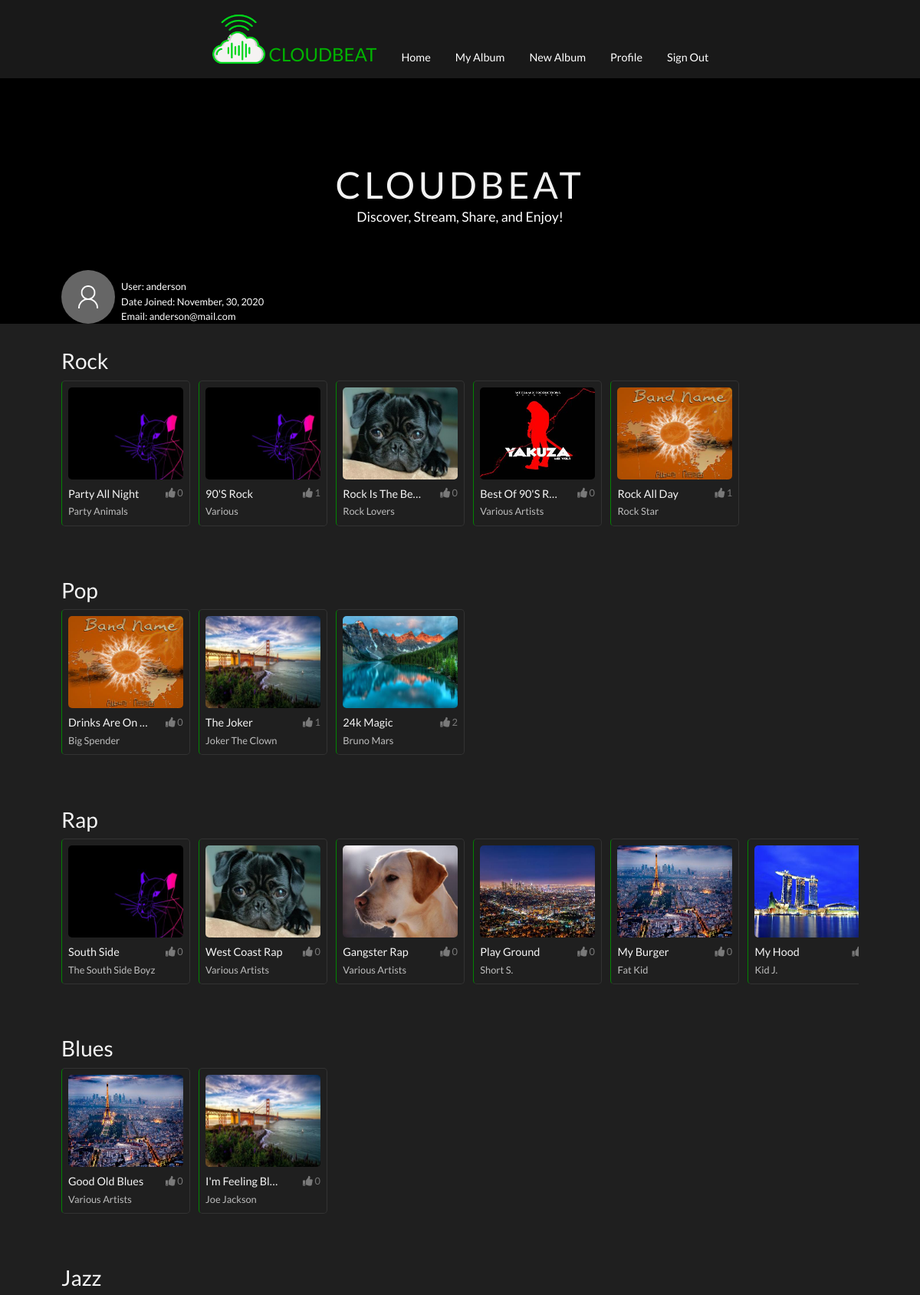
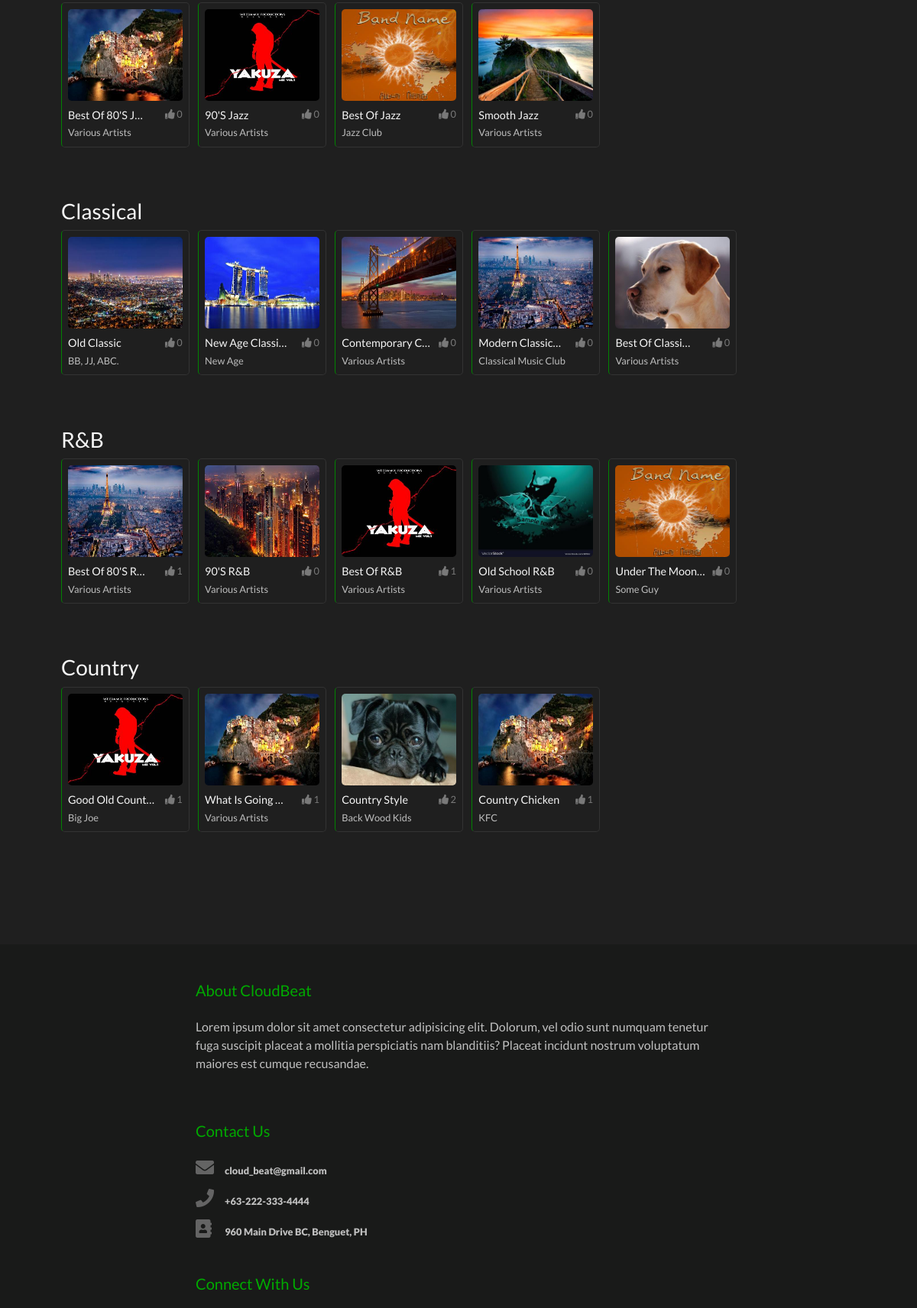
/user/1/albums/ (signed in, upper part), run on the app's committed database (2 pictures, top to bottom).
### users/models.py (models this page shows, shortened)
class Profile(models.Model):
    user = models.OneToOneField(User, on_delete=models.CASCADE)
    image = models.ImageField(default='default.jpg', upload_to='profile_images')

### music/models.py (models this page shows, shortened)
class Category(models.Model):
    name = models.CharField(max_length=10)
    class Meta:
        verbose_name_plural = 'Genres'

class Album(models.Model):
    user = models.ForeignKey(User, on_delete=models.CASCADE)
    title = models.CharField(max_length=120)
    artist = models.CharField(max_length=100)
    genre = models.ForeignKey(Category, on_delete=models.CASCADE)
    date_added = models.DateTimeField(default=timezone.now)
    album_cover = models.ImageField(default='default_cover.jpg', upload_to='album_covers')
    likes = models.ManyToManyField(User, related_name="album_likes")
    class Meta:
        ordering = ["-date_added"]

### music/views.py (the view)
# urls.py: path('user/<int:pk>/albums/', my_albums, name='my_albums'),
@login_required
def my_albums(request, pk):
    genres = []
    genre_count = {}
    total_genres = []
    max_num = 0
    user = User.objects.get(pk=pk)
    albums = user.album_set.all()
    for album in albums:
        if album.genre.name not in genres:
            genres.append(album.genre.name)
        total_genres.append(album.genre.name)
    for g in total_genres:
        genre_count[g] = total_genres.count(g)
    if not total_genres:
        max_num = 0
    else:
        max_num = max(genre_count.values())
    context = {
        'genres': genres,
        "max_num": max_num,
    }
    return render(request, 'music/my_albums.html', context)

### music/templates/music/my_albums.html (shortened to what this page needs)
{% extends 'music/base.html' %}
{% block profile %}
<div class="my-album-profile-container">
    <div class="my-album-profile-item">
        <img class='my-album-profile-img' src="{{ user.profile.image.url }}" alt="coming soon">
        <div class="my-album-profile-small-item">
            <small class="my-album-profile-username">User: {{ user.username }}</small>
            <small class="my-album-profile-small-1">Date Joined: {{ user.date_joined|date:"F, d, Y" }}</small>
            <small class="my-album-profile-small-2">Email: {{ user.email }}</small>
        </div>
    </div>
</div>
{% endblock profile%}
{% block content %}
{% if user.is_authenticated %}
    {% if max_num == 0 %}
        <div class="my-no-album-container">
            <div class="my-no-album-col">
                <div class='my-no-album-container-items'>
                    <small class="my-no-album-small-title">You don't have any album!</small>
                    <small class="my-no-album-small">
                        <a href="{% url 'music:create_album' %}" class="my-add-album-link">Click here to add album</a>
                    </small>
                </div>
            </div>
        </div>
        {% else %}
        <div class="my-album-main-container">
            {% for genre in genres %}
                {% if genre == "Rock" %}
                    <h3 class='my-album-header'>{{ genre }}</h3>
                {% endif %}
            {% endfor%}
            <div class="my-album-container">
                {% for album in user.album_set.all %}
                    {% if album.genre.name == "Rock" and "Rock" in genres %}
                        <div class="my-album-col" title="Title: {{ album.title }}  Artist: {{ album.artist }}
                                Uploaded by: {{ album.user.username }}">
                            <a href="{% url 'music:play_album' album.pk %}" class='my-album-container-items'>
                                <img class='my-album-img-size' src="{{ album.album_cover.url }}" alt="">
                                <small class="my-album-small-title">{{ album.title|truncatechars:15 }}</small>
                                <small class="my-album-small1">{{album.artist }}</small>
                                <small class="home-album-thumbs-up" href="{% url 'music:album_likes' album.pk %}">
                                    <i class="fas fa-thumbs-up"></i>
                                    {{ album.likes.count }}
                                </small>
                            </a>
                        </div>
                    {% endif %}
                {% endfor %}
            </div>
            {% for genre in genres %}
                {% if genre == "Pop" %}
                    <h3 class='my-album-header'>{{ genre }}</h3>
                {% endif %}
            {% endfor%}
            <div class="my-album-container">
                {% for album in user.album_set.all %}
                    {% if album.genre.name == "Pop" %}
                        <div class="my-album-col" title="Title: {{ album.title }}  Artist: {{ album.artist }}
                                Uploaded by: {{ album.user.username }}">
                            <a href="{% url 'music:play_album' album.pk %}" class='my-album-container-items'>
                                <img class='my-album-img-size' src="{{ album.album_cover.url }}" alt="">
                                <small class="my-album-small-title">{{ album.title|truncatechars:15 }}</small>
                                <small class="my-album-small1">{{album.artist }}</small>
                                <small class="home-album-thumbs-up" href="{% url 'music:album_likes' album.pk %}">
                                    <i class="fas fa-thumbs-up"></i>
                                    {{ album.likes.count }}
                                </small>
                            </a>
                        </div>
                    {% endif %}
                {% endfor %}
            </div>
            {% for genre in genres %}
                {% if genre == "Rap" %}
                    <h3 class='my-album-header'>{{ genre }}</h3>
                {% endif %}
            {% endfor%}
            <div class="my-album-container">
                {% for album in user.album_set.all %}
                    {% if album.genre.name == "Rap" %}
                        <div class="my-album-col" title="Title: {{ album.title }}  Artist: {{ album.artist }}
                                Uploaded by: {{ album.user.username }}" >
                            <a href="{% url 'music:play_album' album.pk %}" class='my-album-container-items'>
                                <img class='my-album-img-size' src="{{ album.album_cover.url }}" alt="">
                                <small class="my-album-small-title">{{ album.title|truncatechars:15 }}</small>
                                <small class="my-album-small1">{{album.artist }}</small>
                                <small class="home-album-thumbs-up" href="{% url 'music:album_likes' album.pk %}">
                                    <i class="fas fa-thumbs-up"></i>
                                    {{ album.likes.count }}
                                </small>
                            </a>
                        </div>
                    {% endif %}
                {% endfor %}
            </div>
            {% for genre in genres %}
                {% if genre == "Blues" %}
                    <h3 class='my-album-header'>{{ genre }}</h3>
                {% endif %}
            {% endfor%}
            <div class="my-album-container">
                {% for album in user.album_set.all %}
                    {% if album.genre.name == "Blues" %}
                        <div class="my-album-col" title="Title: {{ album.title }}  Artist: {{ album.artist }}
                                Uploaded by: {{ album.user.username }}">
                            <a href="{% url 'music:play_album' album.pk %}" class='my-album-container-items'>
                                <img class='my-album-img-size' src="{{ album.album_cover.url }}" alt="">
                                <small class="my-album-small-title">{{ album.title|truncatechars:15 }}</small>
                                <small class="my-album-small1">{{album.artist }}</small>
                                <small class="home-album-thumbs-up" href="{% url 'music:album_likes' album.pk %}">
                                    <i class="fas fa-thumbs-up"></i>
                                    {{ album.likes.count }}
                                </small>
                            </a>
                        </div>
                    {% endif %}
                {% endfor %}
            </div>
            {% for genre in genres %}
                {% if genre == "Jazz" %}
                    <h3 class='my-album-header'>{{ genre }}</h3>
                {% endif %}
            {% endfor%}
            <div class="my-album-container">
                {% for album in user.album_set.all %}
                    {% if album.genre.name == "Jazz" %}
                        <div class="my-album-col" title="Title: {{ album.title }}  Artist: {{ album.artist }}
                                Uploaded by: {{ album.user.username }}">
                            <a href="{% url 'music:play_album' album.pk %}" class='my-album-container-items'>
                                <img class='my-album-img-size' src="{{ album.album_cover.url }}" alt="">
                                <small class="my-album-small-title">{{ album.title|truncatechars:15 }}</small>
                                <small class="my-album-small1">{{album.artist }}</small>
                                <small class="home-album-thumbs-up" href="{% url 'music:album_likes' album.pk %}">
                                    <i class="fas fa-thumbs-up"></i>
                                    {{ album.likes.count }}
                                </small>
                            </a>
                        </div>
                    {% endif %}
                {% endfor %}
            </div>
            {% for genre in genres %}
                {% if genre == "Classical" %}
                    <h3 class='my-album-header'>{{ genre }}</h3>
                {% endif %}
            {% endfor%}
            <div class="my-album-container">
                {% for album in user.album_set.all %}
                    {% if album.genre.name == "Classical" %}
                        <div class="my-album-col" title="Title: {{ album.title }}  Artist: {{ album.artist }}
                                Uploaded by: {{ album.user.username }}">
                            <a href="{% url 'music:play_album' album.pk %}" class='my-album-container-items'>
                                <img class='my-album-img-size' src="{{ album.album_cover.url }}" alt="">
                                <small class="my-album-small-title">{{ album.title|truncatechars:15 }}</small>
                                <small class="my-album-small1">{{album.artist }}</small>
                                <small class="home-album-thumbs-up" href="{% url 'music:album_likes' album.pk %}">
                                    <i class="fas fa-thumbs-up"></i>
                                    {{ album.likes.count }}
                                </small>
                            </a>
                        </div>
                    {% endif %}
                {% endfor %}
            </div>
            {% for genre in genres %}
                {% if genre == "R&B" %}
                    <h3 class='my-album-header'>{{ genre }}</h3>
                {% endif %}
            {% endfor%}
            <div class="my-album-container">
                {% for album in user.album_set.all %}
                    {% if album.genre.name == "R&B" %}
                        <div class="my-album-col" title="Title: {{ album.title }}  Artist: {{ album.artist }}
                                Uploaded by: {{ album.user.username }}">
                            <a href="{% url 'music:play_album' album.pk %}" class='my-album-container-items'>
                                <img class='my-album-img-size' src="{{ album.album_cover.url }}" alt="">
                                <small class="my-album-small-title">{{ album.title|truncatechars:15 }}</small>
                                <small class="my-album-small1">{{album.artist }}</small>
                                <small class="home-album-thumbs-up" href="{% url 'music:album_likes' album.pk %}">
                                    <i class="fas fa-thumbs-up"></i>
                                    {{ album.likes.count }}
                                </small>
                            </a>
                        </div>
                    {% endif %}
                {% endfor %}
            </div>
            {% for genre in genres %}
                {% if genre == "Country" %}
                    <h3 class='my-album-header'>{{ genre }}</h3>
                {% endif %}
            {% endfor%}
            <div class="my-album-container">
                {% for album in user.album_set.all %}
                    {% if album.genre.name == "Country" %}
                        <div class="my-album-col" title="Title: {{ album.title }}  Artist: {{ album.artist }}
                                Uploaded by: {{ album.user.username }}">
                            <a href="{% url 'music:play_album' album.pk %}" class='my-album-container-items'>
                                <img class='my-album-img-size' src="{{ album.album_cover.url }}" alt="">
                                <small class="my-album-small-title">{{ album.title|truncatechars:15 }}</small>
                                <small class="my-album-small1">{{album.artist }}</small>
                                <small class="home-album-thumbs-up" href="{% url 'music:album_likes' album.pk %}">
                                    <i class="fas fa-thumbs-up"></i>
                                    {{ album.likes.count }}
                                </small>
                            </a>
                        </div>
                    {% endif %}
                {% endfor %}
            </div>
        </div>
    {% endif %}
{% endif %}
{% endblock content %}

### music/static/music/style.css (style rules this page uses)
* { margin: 0; padding: 0; box-sizing: border-box; }
body { font-family: 'Lato', sans-serif; background: rgb(31, 31, 31); }
.home-album-thumbs-up { color: rgb(121, 121, 121); position: absolute; bottom: 32px; left: 135px }
.my-album-profile-container { position: absolute; bottom: 0px; }
.my-album-profile-item { display: flex; align-items: flex-end; margin-left: 5rem; }
.my-album-profile-img { width: 70px; height: 70px; border-radius: 50%; }
.my-album-profile-small-item { margin-left: 0.5rem; }
.my-album-profile-username { display: block; color: rgb(255, 255, 255); margin-bottom: 0 !important; font-size: 0.8rem; }
.my-album-profile-small-1 { display: block; color: rgb(255, 255, 255); text-transform: capitalize; font-size: 0.8rem; padding-bottom: 0 !important; }
.my-album-profile-small-2 { color: rgb(255, 255, 255); font-size: 0.8rem; padding-bottom: 0 !important; }
.my-album-main-container { padding-bottom: 5rem; padding-top: 2rem; margin: 0 5rem; }
.my-album-header { color: rgb(245, 245, 245); }
.my-album-container { white-space:nowrap; overflow-x: auto; overflow-y: hidden; padding-bottom: 0.2rem; margin-bottom: 4rem; }
.my-album-col { white-space: nowrap; display: inline-block; border-top: 1px solid rgb(51, 51, 51); border-bottom: 1px solid rgb(51, 51, 51); border-right: 1px solid rgb(51, 51, 51); border-left: 1px solid rgb(2, 131, 2); margin-right: 0.5rem; border-radius: 5px; transition: all 0.2s ease-in-out; }
.my-album-img-size { border-radius: 5px; width: 150px; height: 120px; }
.my-album-container-items { position: relative; padding: 0.5rem; margin-bottom: 0; display: block; text-decoration: none !important; }
.my-album-small-title { color: rgb(245, 245, 245); padding-top: 0.5rem; margin-bottom: 0 !important; text-transform: capitalize; font-size: 0.9rem; display: block; }
.my-album-small1 { font-size: 0.8rem; margin-top: 0.2rem; display: block; text-transform: capitalize; color: rgb(190, 190, 190); }

### data on the page
Category: genres "Rock"
Album: album_cover (placeholder picture), title "Party All Night", artist "Party Animals", likes.count "0"
Album: album_cover (placeholder picture), title "90's Rock", artist "Various", likes.count "1"
Album: album_cover (picture), title "Rock Is The Be…", artist "Rock Lovers", likes.count "0"
Album: album_cover (picture), title "Best Of 90's R…", artist "Various Artists", likes.count "0"
Album: album_cover (picture), title "Rock All Day", artist "Rock Star", likes.count "1"
Category: genres "Pop"
Album: album_cover (picture), title "Drinks Are On …", artist "Big Spender", likes.count "0"
Album: album_cover (picture), title "The Joker", artist "Joker The Clown", likes.count "1"
Album: album_cover (picture), title "24k Magic", artist "Bruno Mars", likes.count "2"
Category: genres "Rap"
Album: album_cover (placeholder picture), title "South Side", artist "The South Side Boyz", likes.count "0"
Album: album_cover (picture), title "West Coast Rap", artist "Various Artists", likes.count "0"
Album: album_cover (picture), title "Gangster Rap", artist "Various Artists", likes.count "0"
Album: album_cover (picture), title "Play Ground", artist "Short S.", likes.count "0"
Album: album_cover (picture), title "My Burger", artist "Fat Kid", likes.count "0"
Album: album_cover (picture), title "My Hood", artist "Kid J."
Category: genres "Blues"
Album: album_cover (picture), title "Good Old Blues", artist "Various Artists", likes.count "0"
Album: album_cover (picture), title "I'm Feeling Bl…", artist "Joe Jackson", likes.count "0"
Category: genres "Jazz"
Album: album_cover (picture), title "Best Of 80's J…", artist "Various Artists", likes.count "0"
Album: album_cover (picture), title "90's Jazz", artist "Various Artists", likes.count "0"
Album: album_cover (picture), title "Best Of Jazz", artist "Jazz Club", likes.count "0"
Album: album_cover (picture), title "Smooth Jazz", artist "Various Artists", likes.count "0"
Category: genres "Classical"
Album: album_cover (picture), title "Old Classic", artist "BB, JJ, ABC.", likes.count "0"
Album: album_cover (picture), title "New Age Classi…", artist "New Age", likes.count "0"
Album: album_cover (picture), title "Contemporary C…", artist "Various Artists", likes.count "0"
Album: album_cover (picture), title "Modern Classic…", artist "Classical Music Club", likes.count "0"
Album: album_cover (picture), title "Best Of Classi…", artist "Various Artists", likes.count "0"
Category: genres "R&B"
Album: album_cover (picture), title "Best Of 80's R…", artist "Various Artists", likes.count "1"
Album: album_cover (picture), title "90's R&B", artist "Various Artists", likes.count "0"
Album: album_cover (picture), title "Best Of R&B", artist "Various Artists", likes.count "1"
Album: album_cover (picture), title "Old School R&B", artist "Various Artists", likes.count "0"
Album: album_cover (picture), title "Under The Moon…", artist "Some Guy", likes.count "0"
Category: genres "Country"
Album: album_cover (picture), title "Good Old Count…", artist "Big Joe", likes.count "1"
Album: album_cover (picture), title "What Is Going …", artist "Various Artists", likes.count "1"
Album: album_cover (picture), title "Country Style", artist "Back Wood Kids", likes.count "2"
Album: album_cover (picture), title "Country Chicken", artist "KFC", likes.count "1"

### other printed values
{{ user.username }} "anderson"
{{ user.date_joined|date:"F, d, Y" }} "November, 30, 2020"
{{ user.email }} "anderson@mail.com"
